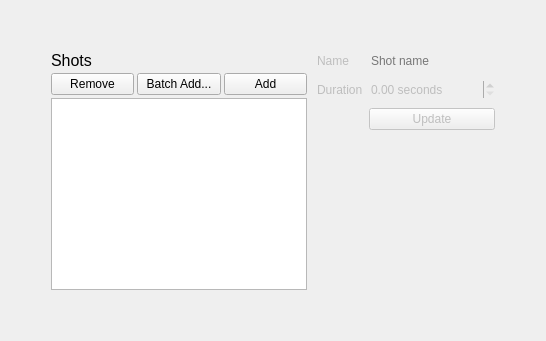
          <widget class="QWidget" name="shotsAdminTab">
           <attribute name="title">
            <string>Shots</string>
           </attribute>
           <layout class="QGridLayout" name="gridLayout_2">
            <property name="horizontalSpacing">
             <number>10</number>
            </property>
            <item row="0" column="1">
             <spacer name="verticalSpacer_12">
              <property name="orientation">
               <enum>Qt::Vertical</enum>
              </property>
              <property name="sizeHint" stdset="0">
               <size>
                <width>20</width>
                <height>40</height>
               </size>
              </property>
             </spacer>
            </item>
            <item row="0" column="0">
             <spacer name="horizontalSpacer_9">
              <property name="orientation">
               <enum>Qt::Horizontal</enum>
              </property>
              <property name="sizeHint" stdset="0">
               <size>
                <width>40</width>
                <height>20</height>
               </size>
              </property>
             </spacer>
            </item>
            <item row="2" column="1">
             <spacer name="verticalSpacer_15">
              <property name="orientation">
               <enum>Qt::Vertical</enum>
              </property>
              <property name="sizeHint" stdset="0">
               <size>
                <width>20</width>
                <height>40</height>
               </size>
              </property>
             </spacer>
            </item>
            <item row="1" column="2">
             <widget class="QWidget" name="shotConfigWidget" native="true">
              <property name="enabled">
               <bool>false</bool>
              </property>
              <layout class="QFormLayout" name="formLayout_8">
               <property name="horizontalSpacing">
                <number>6</number>
               </property>
               <property name="verticalSpacing">
                <number>10</number>
               </property>
               <property name="leftMargin">
                <number>0</number>
               </property>
               <property name="topMargin">
                <number>0</number>
               </property>
               <property name="rightMargin">
                <number>0</number>
               </property>
               <property name="bottomMargin">
                <number>0</number>
               </property>
               <item row="0" column="0">
                <widget class="QLabel" name="label_29">
                 <property name="text">
                  <string>Name</string>
                 </property>
                </widget>
               </item>
               <item row="0" column="1">
                <widget class="QLineEdit" name="shotNameEdit">
                 <property name="maxLength">
                  <number>255</number>
                 </property>
                 <property name="frame">
                  <bool>false</bool>
                 </property>
                 <property name="placeholderText">
                  <string>Shot name</string>
                 </property>
                </widget>
               </item>
               <item row="1" column="0">
                <widget class="QLabel" name="label_30">
                 <property name="text">
                  <string>Duration</string>
                 </property>
                </widget>
               </item>
               <item row="1" column="1">
                <widget class="QDoubleSpinBox" name="shotDurationSpinBox">
                 <property name="frame">
                  <bool>false</bool>
                 </property>
                 <property name="suffix">
                  <string> seconds</string>
                 </property>
                 <property name="maximum">
                  <double>100000.000000000000000</double>
                 </property>
                 <property name="singleStep">
                  <double>0.500000000000000</double>
                 </property>
                 <property name="value">
                  <double>0.000000000000000</double>
                 </property>
                </widget>
               </item>
               <item row="2" column="1">
                <widget class="QPushButton" name="shotApplyButton">
                 <property name="text">
                  <string>Update</string>
                 </property>
                </widget>
               </item>
              </layout>
             </widget>
            </item>
            <item row="1" column="1">
             <widget class="QWidget" name="widget_15" native="true">
              <layout class="QVBoxLayout" name="verticalLayout_15">
               <property name="spacing">
                <number>3</number>
               </property>
               <property name="leftMargin">
                <number>0</number>
               </property>
               <property name="topMargin">
                <number>0</number>
               </property>
               <property name="rightMargin">
                <number>0</number>
               </property>
               <property name="bottomMargin">
                <number>0</number>
               </property>
               <item>
                <widget class="QLabel" name="label_28">
                 <property name="font">
                  <font>
                   <pointsize>12</pointsize>
                  </font>
                 </property>
                 <property name="text">
                  <string>Shots</string>
                 </property>
                </widget>
               </item>
               <item>
                <widget class="QWidget" name="widget_16" native="true">
                 <layout class="QHBoxLayout" name="horizontalLayout_10">
                  <property name="spacing">
                   <number>3</number>
                  </property>
                  <property name="leftMargin">
                   <number>0</number>
                  </property>
                  <property name="topMargin">
                   <number>0</number>
                  </property>
                  <property name="rightMargin">
                   <number>0</number>
                  </property>
                  <property name="bottomMargin">
                   <number>0</number>
                  </property>
                  <item>
                   <widget class="QPushButton" name="removeShotButton">
                    <property name="text">
                     <string>Remove</string>
                    </property>
                   </widget>
                  </item>
                  <item>
                   <widget class="QPushButton" name="batchAddShotButton">
                    <property name="text">
                     <string>Batch Add...</string>
                    </property>
                   </widget>
                  </item>
                  <item>
                   <widget class="QPushButton" name="addShotButton">
                    <property name="text">
                     <string>Add</string>
                    </property>
                   </widget>
                  </item>
                 </layout>
                </widget>
               </item>
               <item>
                <widget class="QListWidget" name="shotsAdminList">
                 <property name="selectionMode">
                  <enum>QAbstractItemView::ExtendedSelection</enum>
                 </property>
                </widget>
               </item>
              </layout>
             </widget>
            </item>
            <item row="1" column="3">
             <spacer name="horizontalSpacer_10">
              <property name="orientation">
               <enum>Qt::Horizontal</enum>
              </property>
              <property name="sizeHint" stdset="0">
               <size>
                <width>40</width>
                <height>20</height>
               </size>
              </property>
             </spacer>
            </item>
           </layout>
          </widget>
